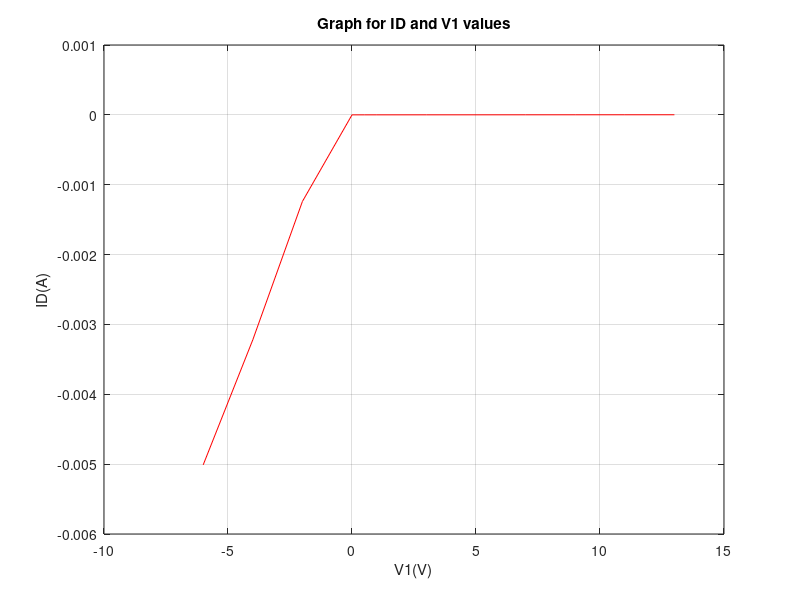
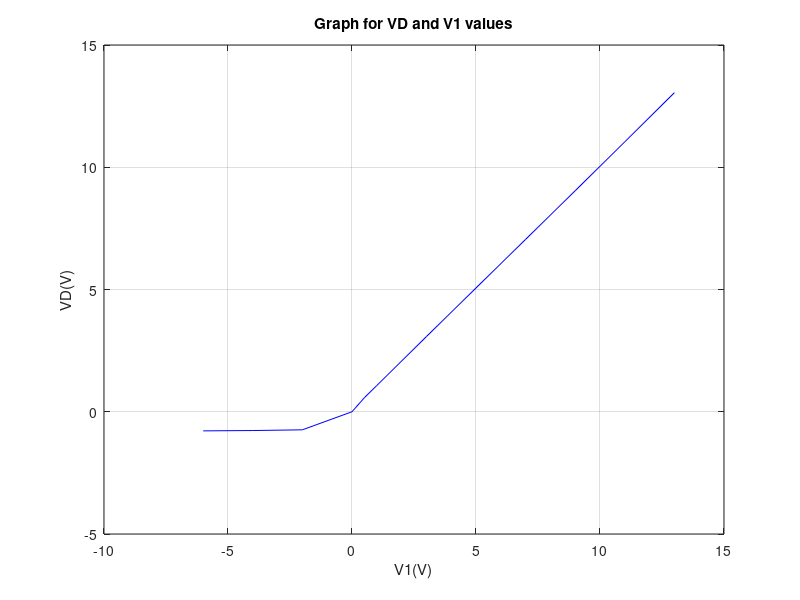

Recreate these plots in MATLAB, in order.
%This code is for lab dated 11.11.2025
V1=[-6 -4 -2 0 0.5 1 3 5 7 9 11 13];
VD=[-7.82*10^-1 -7.68*10^-1 -7.39*10^-1 0 5.758*10^-1 1.073 3.074 5.063 7.05 9.04 11.04 13.05];
ID=[-5.01*10^-3 -3.22*10^-3 -1.24*10^-3 0 1*10^-7 2*10^-7 4*10^-7 5*10^-7 8*10^-7 1*10^-6 1.2*10^-6 1.4*10^-6];

figure;
plot(V1,ID,'r');
xlabel('V1(V)');
ylabel('ID(A)');
title('Graph for ID and V1 values');
grid on;

figure;
plot(V1,VD,'b');
xlabel('V1(V)');
ylabel('VD(V)');
title('Graph for VD and V1 values');
grid on;